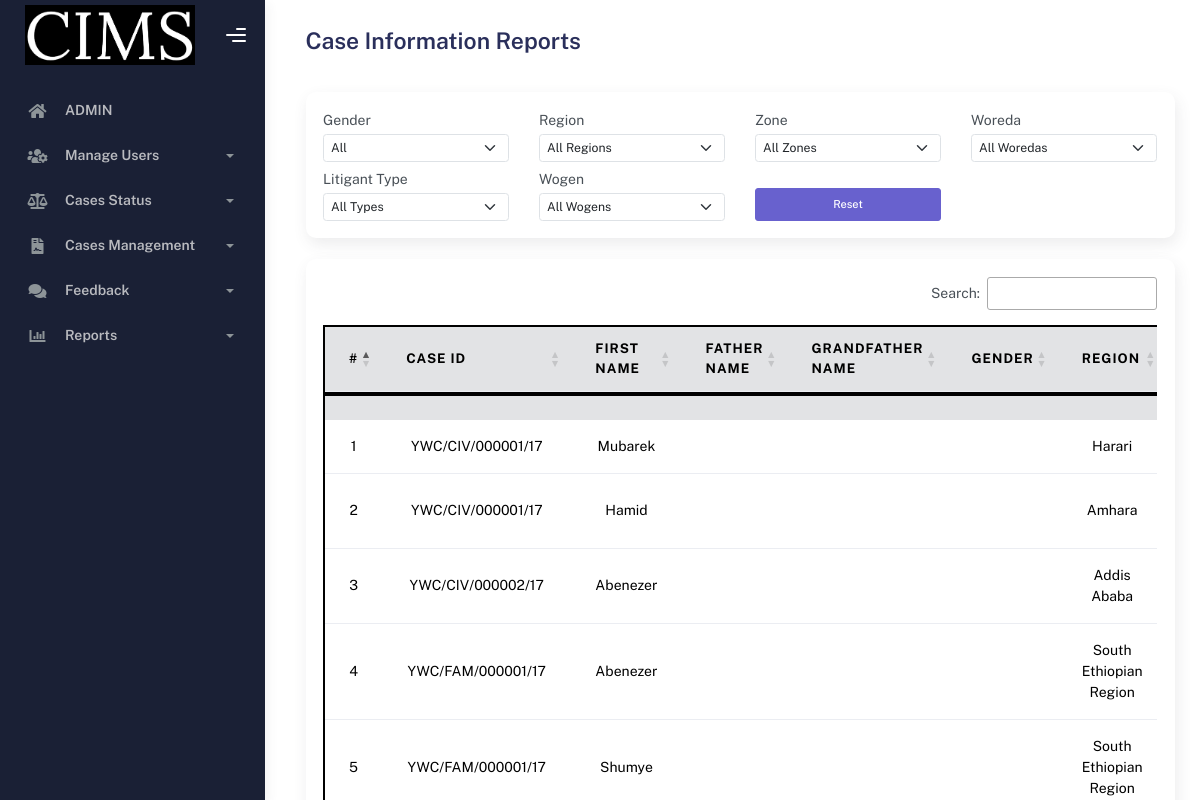
The app's page /Admin/litigant_report.php with its own data.
### tables this page shows
CREATE TABLE IF NOT EXISTS `case` (
  `cid` int NOT NULL AUTO_INCREMENT,
  `case_id` varchar(200) NOT NULL,
  `plaintiff` varchar(30) NOT NULL,
  `defendant` varchar(20) NOT NULL,
  `case_type` int NOT NULL,
  `decision` varchar(20) NOT NULL,
  `case_status` varchar(30) NOT NULL,
  `created_at` timestamp NULL DEFAULT CURRENT_TIMESTAMP,
  `ethiopian_date` date NOT NULL,
  `distributed_date` date NOT NULL,
  PRIMARY KEY (`cid`),
  UNIQUE KEY `case_id_2` (`case_id`),
  UNIQUE KEY `case_id_3` (`case_id`),
  KEY `case_id` (`case_id`),
  KEY `case_type_ibfk_1` (`case_type`)
);

CREATE TABLE IF NOT EXISTS `case_info` (
  `kid` int NOT NULL AUTO_INCREMENT,
  `case_id` int NOT NULL,
  `first_name` varchar(50) NOT NULL,
  `father_name` varchar(50) NOT NULL,
  `grandfather_name` varchar(50) NOT NULL,
  `gender` varchar(20) NOT NULL,
  `email` varchar(50) NOT NULL,
  `region` varchar(20) NOT NULL,
  `zone` varchar(30) NOT NULL,
  `woreda` varchar(30) NOT NULL,
  `kebele` varchar(20) NOT NULL,
  `wogen` varchar(20) NOT NULL,
  `argument_money` varchar(20) NOT NULL,
  `judgement_money` varchar(20) NOT NULL,
  `litigant_type` varchar(20) NOT NULL,
  `phone` varchar(20) NOT NULL,
  `file_pages` int NOT NULL,
  `file` varchar(350) NOT NULL,
  PRIMARY KEY (`kid`),
  KEY `case_id` (`case_id`)
);

CREATE TABLE IF NOT EXISTS `regions` (
  `id` int NOT NULL AUTO_INCREMENT,
  `name` varchar(100) NOT NULL,
  PRIMARY KEY (`id`),
  UNIQUE KEY `name` (`name`)
);

### connection/function.php (called while the page is built, shortened)
<?php
include 'connection.php';
function getFilteredCaseInfoReports($gender, $region, $zone, $woreda, $litigant_type, $wogen) {
    global $conn;
    $sql = "SELECT c.case_id, c.plaintiff, c.defendant, ct.name as case_type,
                   c.case_status, c.ethiopian_date,
                   ci.first_name, ci.father_name, ci.grandfather_name, ci.gender,
                   r.name as region_name, z.name as zone_name, w.name as woreda_name,
                   ci.litigant_type, ci.wogen
            FROM `case` c
            LEFT JOIN case_type ct ON c.case_type = ct.ctid
            LEFT JOIN case_info ci ON ci.case_id = c.cid
            LEFT JOIN regions r ON ci.region = r.id
            LEFT JOIN zones z ON ci.zone = z.id
            LEFT JOIN woredas w ON ci.woreda = w.id";
    $sql .= " ORDER BY c.ethiopian_date DESC";
    $result = mysqli_query($conn, $sql);
    $cases = [];
    while ($row = mysqli_fetch_assoc($result)) {
        $cases[] = $row;
    }
    return $cases;
}
?>

### Admin/litigant_report.php (the view, shortened to what this page needs)
<?php
include 'adminHeader.php';
$gender = $_GET['gender'] ?? '';
$region = $_GET['region'] ?? '';
$zone = $_GET['zone'] ?? '';
$woreda = $_GET['woreda'] ?? '';
$litigant_type = $_GET['litigant_type'] ?? '';
$wogen = $_GET['wogen'] ?? '';
?>
<div class="container">
  <div class="page-inner">
    <div class="page-header">
      <h3 class="fw-bold mb-3">Case Information Reports</h3>
    </div>
    <div class="card mb-3">
      <div class="card-body">
        <form method="GET" action="">
          <div class="row g-2">
            <div class="col-md-3">
              <label class="form-label mb-1">Gender</label>
              <select name="gender" class="form-select form-select-sm" onchange="this.form.submit()">
                <option value="">All</option>
              </select>
            </div>
            <div class="col-md-3">
              <label class="form-label mb-1">Region</label>
              <select name="region" class="form-select form-select-sm" onchange="this.form.submit()">
                <option value="">All Regions</option>
              </select>
            </div>
            <div class="col-md-3">
              <label class="form-label mb-1">Zone</label>
              <select name="zone" class="form-select form-select-sm" onchange="this.form.submit()">
                <option value="">All Zones</option>
              </select>
            </div>
            <div class="col-md-3">
              <label class="form-label mb-1">Woreda</label>
              <select name="woreda" class="form-select form-select-sm" onchange="this.form.submit()">
                <option value="">All Woredas</option>
              </select>
            </div>
            <div class="col-md-3">
              <label class="form-label mb-1">Litigant Type</label>
              <select name="litigant_type" class="form-select form-select-sm" onchange="this.form.submit()">
                <option value="">All Types</option>
              </select>
            </div>
            <div class="col-md-3">
              <label class="form-label mb-1">Wogen</label>
              <select name="wogen" class="form-select form-select-sm" onchange="this.form.submit()">
                <option value="">All Wogens</option>
              </select>
            </div>
            <div class="col-md-3 align-self-end">
  <a href="litigant_report.php" class="btn btn-secondary btn-sm w-100">Reset</a>
</div>
          </div>
        </form>
      </div>
    </div>
    <div class="card mt-4">
      <div class="card-body">
        <div class="table-responsive">
          <table id="caseReportTable" class="table table-hover align-middle text-center" style="border: 2px solid black;">
       <thead class="table-secondary">
              <tr>
                <th>#</th>
                <th>Case ID</th>
                <th>First Name</th>
                <th>Father Name</th>
                <th>Grandfather Name</th>
                <th>Gender</th>
                <th>Region</th>
              </tr>
            </thead>
            <tbody>
              <?php
              $cases = getFilteredCaseInfoReports($gender, $region, $zone, $woreda, $litigant_type, $wogen);
              if (empty($cases)): ?>
                <tr>
                  <td colspan="17" class="text-center">No cases found</td>
                </tr>
              <?php else: ?>
                <?php foreach ($cases as $index => $case): ?>
                  <tr>
                    <td><?= $index + 1 ?></td>
                    <td><?= htmlspecialchars($case['case_id'] ?? '') ?></td>
                    <td><?= htmlspecialchars($case['first_name'] ?? '') ?></td>
                    <td><?= htmlspecialchars($case['father_name'] ?? '') ?></td>
                    <td><?= htmlspecialchars($case['grandfather_name'] ?? '') ?></td>
                    <td><?= htmlspecialchars($case['gender'] ?? '') ?></td>
                    <td><?= htmlspecialchars($case['region_name'] ?? '') ?></td>
                  </tr>
                <?php endforeach; ?>
              <?php endif; ?>
            </tbody>
          </table>
        </div>
      </div>
    </div>
  </div>
</div>
<?php
include('report_footer.php');
?>

### records on screen
case: case "YWC/CIV/000001/17", case_info.first_name "Mubarek", regions.name "Harari", case_info.first_name "Hamid", regions.name "Amhara"
case: case "YWC/CIV/000002/17", case_info.first_name "Abenezer", regions.name "Addis Ababa"
case: case "YWC/FAM/000001/17", case_info.first_name "Abenezer", regions.name "South Ethiopian Region", case_info.first_name "Shumye"
